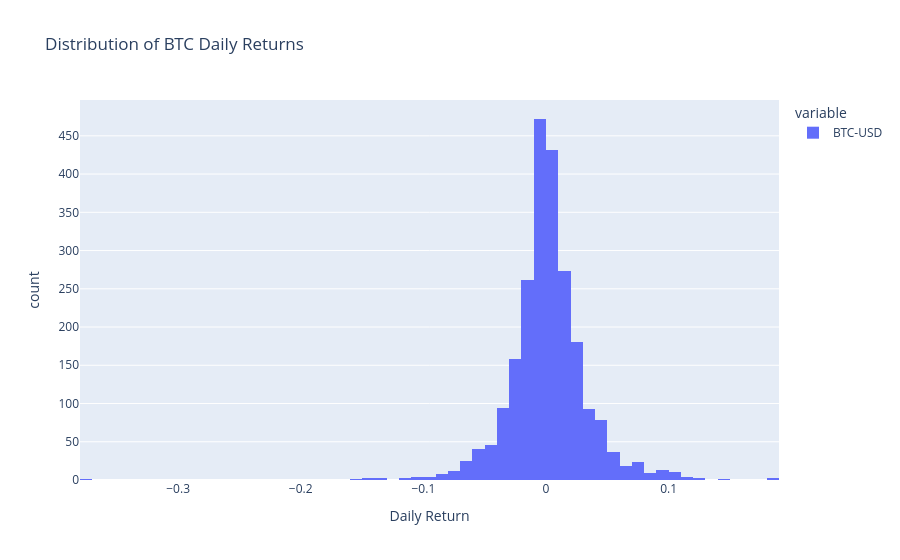

The code cell stored with this chart in its notebook:
### Markdown cell above
## 12. Return Distribution for BTC

### Request
Create a histogram of Bitcoin daily returns.

### Short explanation
The histogram shows whether most daily returns are small and how often extreme positive or negative returns happen.

### Code cell
btc_returns = returns["BTC-USD"].dropna()

fig = px.histogram(
    btc_returns,
    nbins=80,
    title="Distribution of BTC Daily Returns",
    labels={"value": "Daily Return"}
)
fig.show()

### Figure 1 — Plotly figure (JSON) as saved in the notebook; plotly's stock layout.template omitted (floating-point values rounded to 4 significant figures; data arrays with more than 128 entries replaced by an {"elided": "..."} marker saying what was removed)
{"data": [{"bingroup": "x", "hovertemplate": "variable=BTC-USD<br>Daily Return=%{x}<br>count=%{y}<extra></extra>", "legendgroup": "BTC-USD", "marker": {"color": "#636efa", "pattern": {"shape": ""}}, "name": "BTC-USD", "nbinsx": 80, "orientation": "v", "showlegend": true, "x": {"elided": "2311 float values"}, "xaxis": "x", "yaxis": "y", "type": "histogram"}], "layout": {"xaxis": {"anchor": "y", "domain": [0.0, 1.0], "title": {"text": "Daily Return"}}, "yaxis": {"anchor": "x", "domain": [0.0, 1.0], "title": {"text": "count"}}, "legend": {"title": {"text": "variable"}, "tracegroupgap": 0}, "title": {"text": "Distribution of BTC Daily Returns"}, "barmode": "relative"}}
